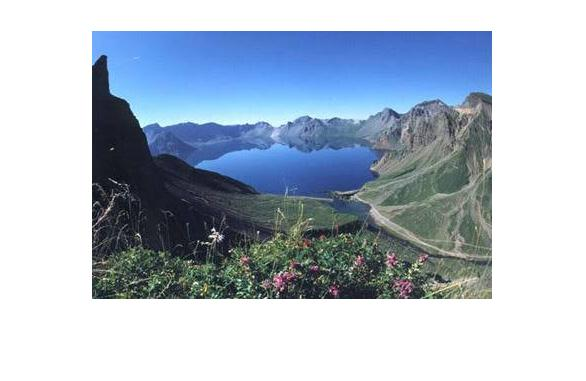
%> input picture normal.jpg, 586 x 381 px
$ octave Cummulative.m   (GNU Octave 9; MATLAB toolbox functions it lacks are replaced by stand-ins)
%> lines starting %> are read from the running program, lines starting %| are printed output that depends on the picture
A = imread('normal.jpg');
%> A is the input picture: size 381x586x3 uint8; mean R, G, B 174.4, 186.9, 200.8
imshow(A);
%%
figure;
cum = cumsum(imhist(A))
%> cum = 256 values from 80 to 669798
bar(cum,'BarWidth',1)
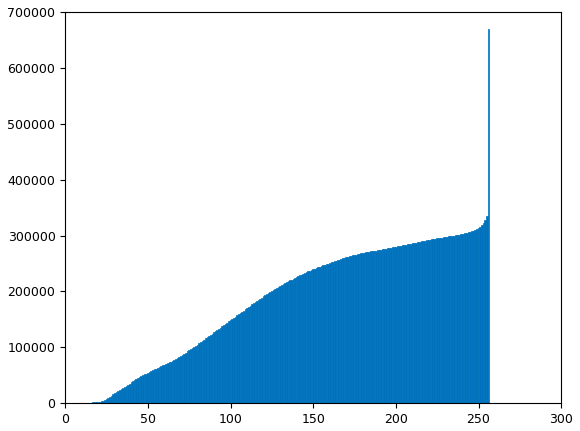
%> figure redrawn from the program's plot data; tallest bar 669798 high, from x = 255.5 to 256.5
%%
figure;
B = histeq(A,255);
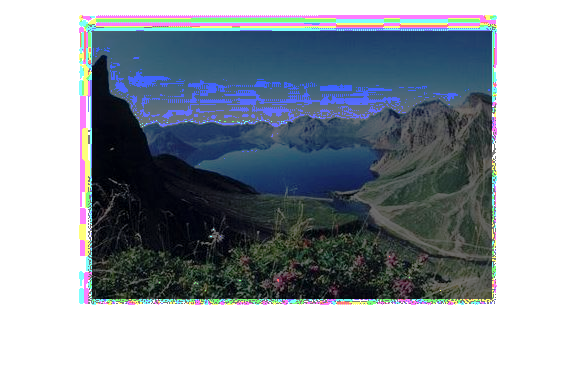
%> B: size 381x586x3 uint8; mean R, G, B 150.9, 159.2, 167.1
imshow(B);
figure;
cum2 = cumsum(imhist(B));%cumulative  histogram.
%> cum2 = 256 values from 3516 to 669798
bar(cum2,'BarWidth',1)
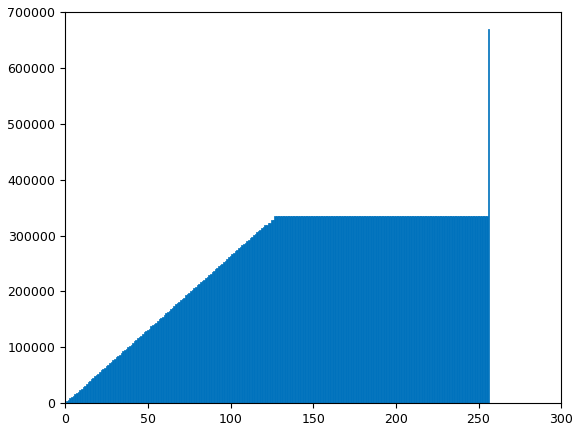
%> figure redrawn from the program's plot data; tallest bar 669798 high, from x = 255.5 to 256.5

$ run again, with HistoEq.jpg copied over normal.jpg
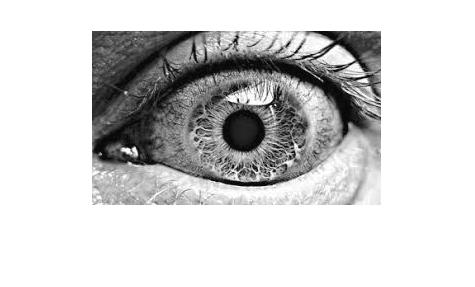
%> input picture HistoEq.jpg, 475 x 287 px
%> A is the input picture: size 287x475x3 uint8; min 0, max 255, mean 208
%> cum = 256 values from 279 to 408975
%> `B = histeq(A,255);`:
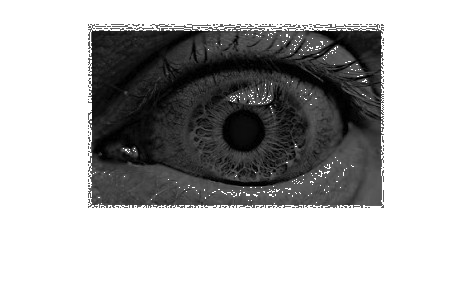
%> B: size 287x475x3 uint8; min 0, max 255, mean 176.4
%> cum2 = 256 values from 1974 to 408975
%> `bar(cum2,'BarWidth',1)`:
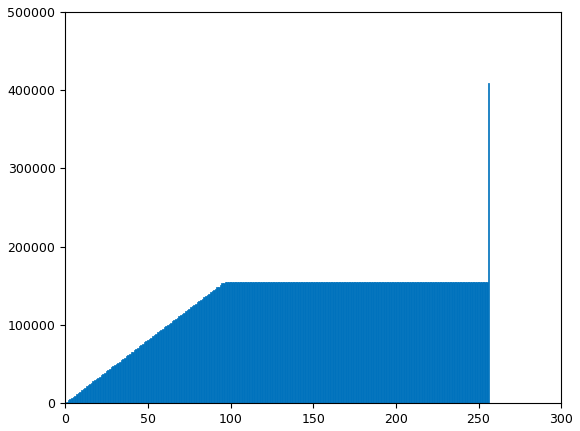
%> figure redrawn from the program's plot data; tallest bar 408975 high, from x = 255.5 to 256.5
